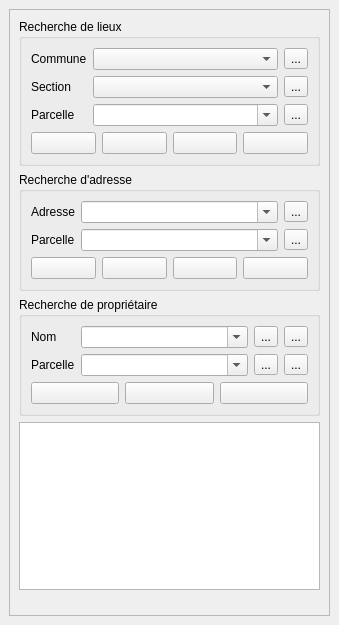
<?xml version="1.0" encoding="UTF-8"?>
<ui version="4.0">
 <class>cadastre_search_form</class>
 <widget class="QDockWidget" name="cadastre_search_form">
  <property name="geometry">
   <rect>
    <x>0</x>
    <y>0</y>
    <width>339</width>
    <height>625</height>
   </rect>
  </property>
  <property name="windowTitle">
   <string>Cadastre - Outils de recherche</string>
  </property>
  <widget class="QWidget" name="dockWidgetContents">
   <layout class="QVBoxLayout" name="verticalLayout">
    <item>
     <widget class="QScrollArea" name="scrollArea_3">
      <property name="widgetResizable">
       <bool>true</bool>
      </property>
      <widget class="QWidget" name="scrollAreaWidgetContents_3">
       <property name="geometry">
        <rect>
         <x>0</x>
         <y>0</y>
         <width>319</width>
         <height>580</height>
        </rect>
       </property>
       <layout class="QVBoxLayout" name="verticalLayout_13">
        <item>
         <widget class="QGroupBox" name="grpLieu">
          <property name="title">
           <string>Recherche de lieux</string>
          </property>
          <layout class="QVBoxLayout" name="verticalLayout_14">
           <item>
            <layout class="QGridLayout" name="gridLayout">
             <item row="0" column="0">
              <widget class="QLabel" name="label_12">
               <property name="maximumSize">
                <size>
                 <width>70</width>
                 <height>16777215</height>
                </size>
               </property>
               <property name="text">
                <string>Commune</string>
               </property>
              </widget>
             </item>
             <item row="2" column="0">
              <widget class="QLabel" name="label_2">
               <property name="text">
                <string>Parcelle</string>
               </property>
              </widget>
             </item>
             <item row="1" column="0">
              <widget class="QLabel" name="label">
               <property name="text">
                <string>Section</string>
               </property>
              </widget>
             </item>
             <item row="0" column="1">
              <widget class="QComboBox" name="liCommune">
               <property name="sizePolicy">
                <sizepolicy hsizetype="MinimumExpanding" vsizetype="Fixed">
                 <horstretch>0</horstretch>
                 <verstretch>0</verstretch>
                </sizepolicy>
               </property>
              </widget>
             </item>
             <item row="1" column="1">
              <widget class="QComboBox" name="liSection">
               <property name="sizePolicy">
                <sizepolicy hsizetype="MinimumExpanding" vsizetype="Fixed">
                 <horstretch>0</horstretch>
                 <verstretch>0</verstretch>
                </sizepolicy>
               </property>
              </widget>
             </item>
             <item row="2" column="1">
              <layout class="QHBoxLayout" name="horizontalLayout_4">
               <item>
                <widget class="QComboBox" name="liParcelle">
                 <property name="sizePolicy">
                  <sizepolicy hsizetype="MinimumExpanding" vsizetype="Fixed">
                   <horstretch>0</horstretch>
                   <verstretch>0</verstretch>
                  </sizepolicy>
                 </property>
                 <property name="editable">
                  <bool>true</bool>
                 </property>
                </widget>
               </item>
              </layout>
             </item>
             <item row="0" column="2">
              <widget class="QToolButton" name="btResetCommune">
               <property name="toolTip">
                <string>Retour à l'ensemble des communes</string>
               </property>
               <property name="text">
                <string>...</string>
               </property>
               <property name="icon">
                <iconset resource="resource.qrc">
                 <normaloff>:/plugins/cadastre/icons/delete.png</normaloff>:/plugins/cadastre/icons/delete.png</iconset>
               </property>
              </widget>
             </item>
             <item row="1" column="2">
              <widget class="QToolButton" name="btResetSection">
               <property name="toolTip">
                <string>Retour à l'ensemble des sections</string>
               </property>
               <property name="text">
                <string>...</string>
               </property>
               <property name="icon">
                <iconset resource="resource.qrc">
                 <normaloff>:/plugins/cadastre/icons/delete.png</normaloff>:/plugins/cadastre/icons/delete.png</iconset>
               </property>
              </widget>
             </item>
             <item row="2" column="2">
              <widget class="QToolButton" name="btResetParcelle">
               <property name="toolTip">
                <string>Retour à l'ensemble des parcelles</string>
               </property>
               <property name="text">
                <string>...</string>
               </property>
               <property name="icon">
                <iconset resource="resource.qrc">
                 <normaloff>:/plugins/cadastre/icons/delete.png</normaloff>:/plugins/cadastre/icons/delete.png</iconset>
               </property>
              </widget>
             </item>
            </layout>
           </item>
           <item>
            <layout class="QHBoxLayout" name="horizontalLayout_2">
             <item>
              <widget class="QPushButton" name="btCentrerLieu">
               <property name="toolTip">
                <string>Centrer sur l'objet</string>
               </property>
               <property name="text">
                <string/>
               </property>
               <property name="icon">
                <iconset resource="resource.qrc">
                 <normaloff>:/plugins/cadastre/icons/centrer.png</normaloff>:/plugins/cadastre/icons/centrer.png</iconset>
               </property>
              </widget>
             </item>
             <item>
              <widget class="QPushButton" name="btZoomerLieu">
               <property name="toolTip">
                <string>Zoomer sur l'objet</string>
               </property>
               <property name="text">
                <string/>
               </property>
               <property name="icon">
                <iconset resource="resource.qrc">
                 <normaloff>:/plugins/cadastre/icons/zoom.png</normaloff>:/plugins/cadastre/icons/zoom.png</iconset>
               </property>
              </widget>
             </item>
             <item>
              <widget class="QPushButton" name="btSelectionnerLieu">
               <property name="toolTip">
                <string>Sélectionner l'objet</string>
               </property>
               <property name="text">
                <string/>
               </property>
               <property name="icon">
                <iconset resource="resource.qrc">
                 <normaloff>:/plugins/cadastre/icons/select.png</normaloff>:/plugins/cadastre/icons/select.png</iconset>
               </property>
              </widget>
             </item>
             <item>
              <widget class="QPushButton" name="btExportParcelle">
               <property name="toolTip">
                <string>Exporter le relevé parcellaire</string>
               </property>
               <property name="text">
                <string/>
               </property>
               <property name="icon">
                <iconset resource="resource.qrc">
                 <normaloff>:/plugins/cadastre/icons/releve.png</normaloff>:/plugins/cadastre/icons/releve.png</iconset>
               </property>
              </widget>
             </item>
            </layout>
           </item>
          </layout>
         </widget>
        </item>
        <item>
         <widget class="QGroupBox" name="grpAdresse">
          <property name="title">
           <string>Recherche d'adresse</string>
          </property>
          <layout class="QVBoxLayout" name="verticalLayout_6">
           <item>
            <layout class="QGridLayout" name="gridLayout_3">
             <item row="0" column="1">
              <widget class="QComboBox" name="liAdresse">
               <property name="sizePolicy">
                <sizepolicy hsizetype="MinimumExpanding" vsizetype="Fixed">
                 <horstretch>0</horstretch>
                 <verstretch>0</verstretch>
                </sizepolicy>
               </property>
               <property name="editable">
                <bool>true</bool>
               </property>
              </widget>
             </item>
             <item row="0" column="0">
              <widget class="QLabel" name="label_5">
               <property name="text">
                <string>Adresse</string>
               </property>
              </widget>
             </item>
             <item row="1" column="0">
              <widget class="QLabel" name="label_6">
               <property name="maximumSize">
                <size>
                 <width>60</width>
                 <height>16777215</height>
                </size>
               </property>
               <property name="text">
                <string>Parcelle</string>
               </property>
              </widget>
             </item>
             <item row="1" column="1">
              <widget class="QComboBox" name="liParcelleAdresse">
               <property name="sizePolicy">
                <sizepolicy hsizetype="MinimumExpanding" vsizetype="Fixed">
                 <horstretch>0</horstretch>
                 <verstretch>0</verstretch>
                </sizepolicy>
               </property>
               <property name="editable">
                <bool>true</bool>
               </property>
              </widget>
             </item>
             <item row="1" column="2">
              <widget class="QToolButton" name="btResetParcelleAdresse">
               <property name="toolTip">
                <string>Retour à l'ensemble des parcelles</string>
               </property>
               <property name="text">
                <string>...</string>
               </property>
               <property name="icon">
                <iconset resource="resource.qrc">
                 <normaloff>:/plugins/cadastre/icons/delete.png</normaloff>:/plugins/cadastre/icons/delete.png</iconset>
               </property>
              </widget>
             </item>
             <item row="0" column="2">
              <widget class="QToolButton" name="btSearchAdresse">
               <property name="toolTip">
                <string>Lancer la recherche</string>
               </property>
               <property name="text">
                <string>...</string>
               </property>
               <property name="icon">
                <iconset resource="resource.qrc">
                 <normaloff>:/plugins/cadastre/icons/search.png</normaloff>:/plugins/cadastre/icons/search.png</iconset>
               </property>
              </widget>
             </item>
            </layout>
           </item>
           <item>
            <layout class="QHBoxLayout" name="horizontalLayout">
             <item>
              <widget class="QPushButton" name="btCentrerAdresse">
               <property name="toolTip">
                <string>Centrer sur la/les parcelle(s)</string>
               </property>
               <property name="text">
                <string/>
               </property>
               <property name="icon">
                <iconset resource="resource.qrc">
                 <normaloff>:/plugins/cadastre/icons/centrer.png</normaloff>:/plugins/cadastre/icons/centrer.png</iconset>
               </property>
              </widget>
             </item>
             <item>
              <widget class="QPushButton" name="btZoomerAdresse">
               <property name="toolTip">
                <string>Zoomer sur la/les parcelle(s)</string>
               </property>
               <property name="text">
                <string/>
               </property>
               <property name="icon">
                <iconset resource="resource.qrc">
                 <normaloff>:/plugins/cadastre/icons/zoom.png</normaloff>:/plugins/cadastre/icons/zoom.png</iconset>
               </property>
              </widget>
             </item>
             <item>
              <widget class="QPushButton" name="btSelectionnerAdresse">
               <property name="toolTip">
                <string>Sélectionner la/les parcelle(s)</string>
               </property>
               <property name="text">
                <string/>
               </property>
               <property name="icon">
                <iconset resource="resource.qrc">
                 <normaloff>:/plugins/cadastre/icons/select.png</normaloff>:/plugins/cadastre/icons/select.png</iconset>
               </property>
              </widget>
             </item>
             <item>
              <widget class="QPushButton" name="btExportParcelleAdresse">
               <property name="toolTip">
                <string>Exporter le relevé parcellaire</string>
               </property>
               <property name="text">
                <string/>
               </property>
               <property name="icon">
                <iconset resource="resource.qrc">
                 <normaloff>:/plugins/cadastre/icons/releve.png</normaloff>:/plugins/cadastre/icons/releve.png</iconset>
               </property>
              </widget>
             </item>
            </layout>
           </item>
          </layout>
         </widget>
        </item>
        <item>
         <widget class="QGroupBox" name="grpProprietaire">
          <property name="title">
           <string>Recherche de propriétaire</string>
          </property>
          <layout class="QVBoxLayout" name="verticalLayout_2">
           <item>
            <layout class="QGridLayout" name="gridLayout_2">
             <item row="0" column="1">
              <widget class="QComboBox" name="liProprietaire">
               <property name="sizePolicy">
                <sizepolicy hsizetype="MinimumExpanding" vsizetype="Fixed">
                 <horstretch>0</horstretch>
                 <verstretch>0</verstretch>
                </sizepolicy>
               </property>
               <property name="editable">
                <bool>true</bool>
               </property>
              </widget>
             </item>
             <item row="1" column="0">
              <widget class="QLabel" name="label_3">
               <property name="maximumSize">
                <size>
                 <width>60</width>
                 <height>16777215</height>
                </size>
               </property>
               <property name="text">
                <string>Parcelle</string>
               </property>
              </widget>
             </item>
             <item row="1" column="1">
              <widget class="QComboBox" name="liParcelleProprietaire">
               <property name="sizePolicy">
                <sizepolicy hsizetype="MinimumExpanding" vsizetype="Fixed">
                 <horstretch>0</horstretch>
                 <verstretch>0</verstretch>
                </sizepolicy>
               </property>
               <property name="editable">
                <bool>true</bool>
               </property>
              </widget>
             </item>
             <item row="0" column="0">
              <widget class="QLabel" name="label_4">
               <property name="text">
                <string>Nom</string>
               </property>
              </widget>
             </item>
             <item row="0" column="2">
              <widget class="QToolButton" name="btSearchProprietaire">
               <property name="toolTip">
                <string>Lancer la recherche</string>
               </property>
               <property name="text">
                <string>...</string>
               </property>
               <property name="icon">
                <iconset resource="resource.qrc">
                 <normaloff>:/plugins/cadastre/icons/search.png</normaloff>:/plugins/cadastre/icons/search.png</iconset>
               </property>
              </widget>
             </item>
             <item row="1" column="2">
              <widget class="QToolButton" name="btResetParcelleProprietaire">
               <property name="toolTip">
                <string>Retour à l'ensemble des parcelles</string>
               </property>
               <property name="text">
                <string>...</string>
               </property>
               <property name="icon">
                <iconset resource="resource.qrc">
                 <normaloff>:/plugins/cadastre/icons/delete.png</normaloff>:/plugins/cadastre/icons/delete.png</iconset>
               </property>
              </widget>
             </item>
             <item row="1" column="3">
              <widget class="QToolButton" name="btExportParcelleProprietaire">
               <property name="toolTip">
                <string>Exporter le relevé parcellaire</string>
               </property>
               <property name="text">
                <string>...</string>
               </property>
               <property name="icon">
                <iconset resource="resource.qrc">
                 <normaloff>:/plugins/cadastre/icons/releve.png</normaloff>:/plugins/cadastre/icons/releve.png</iconset>
               </property>
              </widget>
             </item>
             <item row="0" column="3">
              <widget class="QToolButton" name="btExportProprietaire">
               <property name="toolTip">
                <string>Exporter le relevé de propriété</string>
               </property>
               <property name="text">
                <string>...</string>
               </property>
               <property name="icon">
                <iconset resource="resource.qrc">
                 <normaloff>:/plugins/cadastre/icons/releve.png</normaloff>:/plugins/cadastre/icons/releve.png</iconset>
               </property>
              </widget>
             </item>
            </layout>
           </item>
           <item>
            <layout class="QHBoxLayout" name="horizontalLayout_3">
             <item>
              <widget class="QPushButton" name="btCentrerProprietaire">
               <property name="toolTip">
                <string>Centrer sur la/les parcelle(s)</string>
               </property>
               <property name="text">
                <string/>
               </property>
               <property name="icon">
                <iconset resource="resource.qrc">
                 <normaloff>:/plugins/cadastre/icons/centrer.png</normaloff>:/plugins/cadastre/icons/centrer.png</iconset>
               </property>
              </widget>
             </item>
             <item>
              <widget class="QPushButton" name="btZoomerProprietaire">
               <property name="toolTip">
                <string>Zoomer sur la/les parcelle(s)</string>
               </property>
               <property name="text">
                <string/>
               </property>
               <property name="icon">
                <iconset resource="resource.qrc">
                 <normaloff>:/plugins/cadastre/icons/zoom.png</normaloff>:/plugins/cadastre/icons/zoom.png</iconset>
               </property>
              </widget>
             </item>
             <item>
              <widget class="QPushButton" name="btSelectionnerProprietaire">
               <property name="toolTip">
                <string>Sélectionner la/les parcelle(s)</string>
               </property>
               <property name="text">
                <string/>
               </property>
               <property name="icon">
                <iconset resource="resource.qrc">
                 <normaloff>:/plugins/cadastre/icons/select.png</normaloff>:/plugins/cadastre/icons/select.png</iconset>
               </property>
              </widget>
             </item>
            </layout>
           </item>
          </layout>
         </widget>
        </item>
        <item>
         <widget class="QTextEdit" name="txtLog">
          <property name="html">
           <string>&lt;!DOCTYPE HTML PUBLIC &quot;-//W3C//DTD HTML 4.0//EN&quot; &quot;http://www.w3.org/TR/REC-html40/strict.dtd&quot;&gt;
&lt;html&gt;&lt;head&gt;&lt;meta name=&quot;qrichtext&quot; content=&quot;1&quot; /&gt;&lt;style type=&quot;text/css&quot;&gt;
p, li { white-space: pre-wrap; }
&lt;/style&gt;&lt;/head&gt;&lt;body style=&quot; font-family:'Ubuntu'; font-size:11pt; font-weight:400; font-style:normal;&quot;&gt;
&lt;p style=&quot;-qt-paragraph-type:empty; margin-top:0px; margin-bottom:0px; margin-left:0px; margin-right:0px; -qt-block-indent:0; text-indent:0px;&quot;&gt;&lt;br /&gt;&lt;/p&gt;&lt;/body&gt;&lt;/html&gt;</string>
          </property>
         </widget>
        </item>
        <item>
         <spacer name="verticalSpacer_2">
          <property name="orientation">
           <enum>Qt::Vertical</enum>
          </property>
          <property name="sizeHint" stdset="0">
           <size>
            <width>20</width>
            <height>40</height>
           </size>
          </property>
         </spacer>
        </item>
       </layout>
      </widget>
     </widget>
    </item>
   </layout>
  </widget>
 </widget>
 <tabstops>
  <tabstop>scrollArea_3</tabstop>
  <tabstop>liAdresse</tabstop>
  <tabstop>btSearchAdresse</tabstop>
  <tabstop>liParcelleAdresse</tabstop>
  <tabstop>btResetParcelleAdresse</tabstop>
  <tabstop>btCentrerAdresse</tabstop>
  <tabstop>btZoomerAdresse</tabstop>
  <tabstop>btSelectionnerAdresse</tabstop>
  <tabstop>btExportParcelleAdresse</tabstop>
  <tabstop>liCommune</tabstop>
  <tabstop>btResetCommune</tabstop>
  <tabstop>liSection</tabstop>
  <tabstop>btResetSection</tabstop>
  <tabstop>liParcelle</tabstop>
  <tabstop>btResetParcelle</tabstop>
  <tabstop>btCentrerLieu</tabstop>
  <tabstop>btZoomerLieu</tabstop>
  <tabstop>btSelectionnerLieu</tabstop>
  <tabstop>btExportParcelle</tabstop>
  <tabstop>liProprietaire</tabstop>
  <tabstop>btSearchProprietaire</tabstop>
  <tabstop>btExportProprietaire</tabstop>
  <tabstop>liParcelleProprietaire</tabstop>
  <tabstop>btResetParcelleProprietaire</tabstop>
  <tabstop>btExportParcelleProprietaire</tabstop>
  <tabstop>btCentrerProprietaire</tabstop>
  <tabstop>btZoomerProprietaire</tabstop>
  <tabstop>btSelectionnerProprietaire</tabstop>
  <tabstop>txtLog</tabstop>
 </tabstops>
 <resources>
  <include location="resource.qrc"/>
 </resources>
 <connections/>
</ui>
